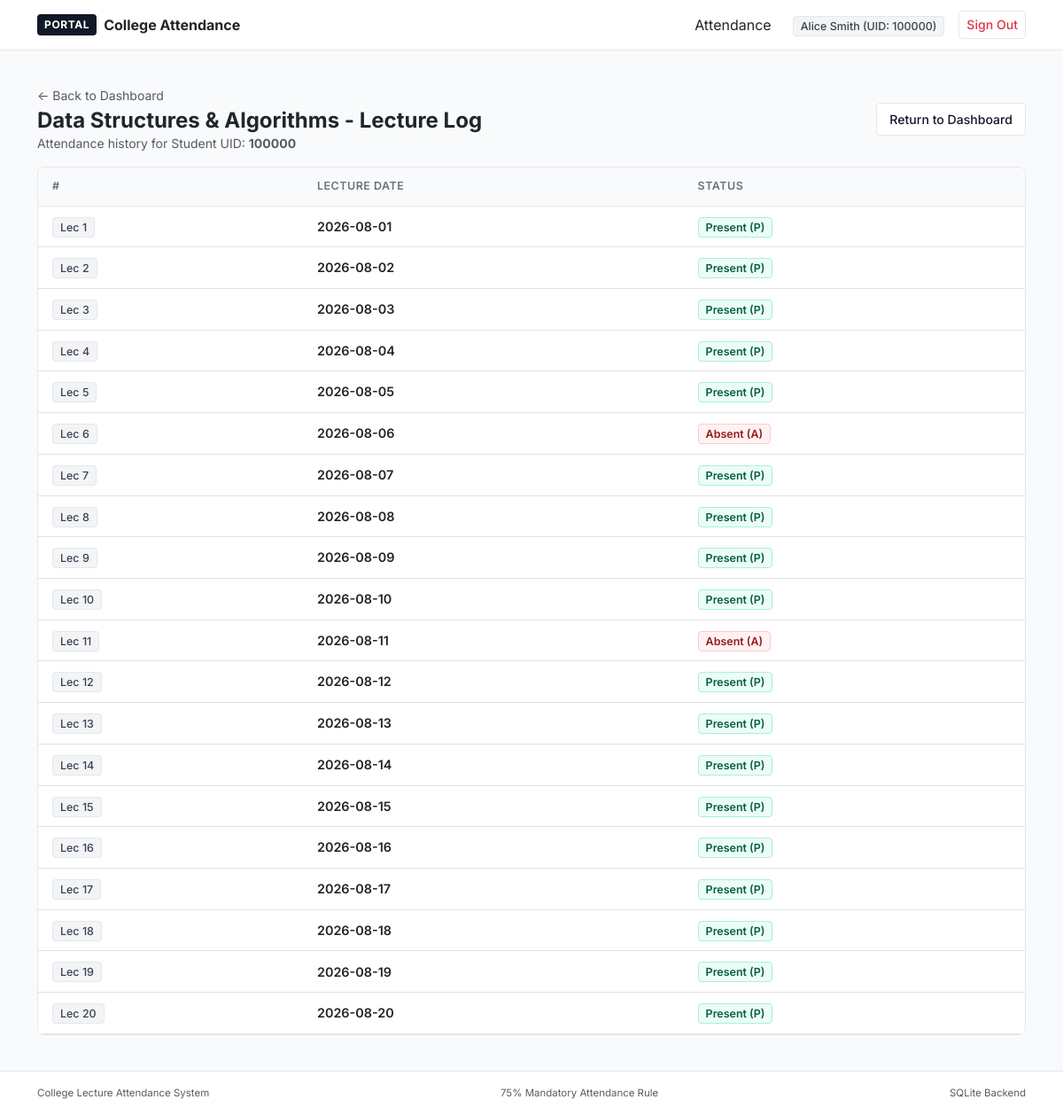
Page /student/subjects/1/history (signed in) on the committed database.
### tables this page shows
CREATE TABLE subjects (
        subject_id INTEGER PRIMARY KEY AUTOINCREMENT,
        subject_name TEXT NOT NULL,
        dept_code TEXT NOT NULL,
        assigned_teacher_id INTEGER,
        total_planned_lectures INTEGER DEFAULT 40,
        FOREIGN KEY (dept_code) REFERENCES departments (dept_code) ON DELETE CASCADE,
        FOREIGN KEY (assigned_teacher_id) REFERENCES faculty (faculty_id) ON DELETE SET NULL
    );

CREATE TABLE attendance (
        record_id INTEGER PRIMARY KEY AUTOINCREMENT,
        student_uid INTEGER NOT NULL,
        subject_id INTEGER NOT NULL,
        date TEXT NOT NULL,
        status TEXT CHECK(status IN ('P', 'A')) NOT NULL,
        FOREIGN KEY (student_uid) REFERENCES students (uid) ON DELETE CASCADE,
        FOREIGN KEY (subject_id) REFERENCES subjects (subject_id) ON DELETE CASCADE,
        UNIQUE (student_uid, subject_id, date)
    );

### website/app.py (the view)
@app.route('/student/subjects/<int:subject_id>/history')
@student_required
def student_subject_history(subject_id):
    uid = session.get('user_id')
    conn = get_connection()
    cursor = conn.cursor()
    cursor.execute("SELECT subject_name FROM subjects WHERE subject_id = ?", (subject_id,))
    row = cursor.fetchone()
    subject_name = row['subject_name'] if row else "Subject"
    history = student_service.get_student_subject_history(conn, uid, subject_id)
    conn.close()
    return render_template(
        'student/subject_history.html',
        student_uid=uid,
        subject_name=subject_name,
        history=history
    )

### database.py (called while the page is built)
def get_connection(db_path=DB_PATH):
    conn = sqlite3.connect(db_path)
    conn.row_factory = sqlite3.Row
    conn.execute("PRAGMA foreign_keys = ON;")
    return conn

### services/student_service.py (called while the page is built)
def get_student_subject_history(conn: sqlite3.Connection, student_uid: int, subject_id: int) -> List[Dict[str, Any]]:
    cursor = conn.cursor()
    cursor.execute(
        """
        SELECT a.date, a.status, s.subject_name
        FROM attendance a
        JOIN subjects s ON a.subject_id = s.subject_id
        WHERE a.student_uid = ? AND a.subject_id = ?
        ORDER BY a.date ASC
        """,
        (student_uid, subject_id)
    )
    return [dict(row) for row in cursor.fetchall()]

### website/app.py (called while the page is built)
def student_required(f):
    @wraps(f)
    def decorated_function(*args, **kwargs):
        if session.get('user_role') != 'student':
            flash("Please sign in with your 6-digit Student UID to access your dashboard.", "warning")
            return redirect(url_for('login'))
        return f(*args, **kwargs)
    return decorated_function

### website/templates/student/subject_history.html (shortened to what this page needs)
{% extends 'base.html' %}
{% block content %}
<div class="d-flex flex-column flex-md-row justify-content-between align-items-md-center gap-2 mb-3">
  <div>
    <div class="d-flex align-items-center gap-2 mb-1">
      <a href="{{ url_for('student_dashboard') }}" class="text-decoration-none text-muted small">&larr; Back to Dashboard</a>
    </div>
    <h4 class="fw-bold text-dark mb-0">{{ subject_name }} - Lecture Log</h4>
    <p class="text-muted small mb-0">Attendance history for Student UID: <strong>{{ student_uid }}</strong></p>
  </div>
  <a href="{{ url_for('student_dashboard') }}" class="btn btn-sm btn-light-min">
    Return to Dashboard
  </a>
</div>
<div class="card card-white p-0 overflow-hidden mb-3">
  <div class="table-responsive">
    <table class="table table-minimal align-middle">
      <thead>
        <tr>
          <th>#</th>
          <th>Lecture Date</th>
          <th>Status</th>
        </tr>
      </thead>
      <tbody>
        {% for record in history %}
          <tr>
            <td><span class="badge-neutral">Lec {{ loop.index }}</span></td>
            <td class="fw-semibold text-dark">{{ record.date }}</td>
            <td>
              {% if record.status == 'P' %}
                <span class="badge-safe">Present (P)</span>
              {% else %}
                <span class="badge-danger-min">Absent (A)</span>
              {% endif %}
            </td>
          </tr>
        {% else %}
          <tr><td colspan="3" class="text-center py-3 text-muted">No attendance records found for this subject.</td></tr>
        {% endfor %}
      </tbody>
    </table>
  </div>
</div>
{% endblock %}

### website/static/css/style.css (style rules this page uses)
:root { --bg-body: #ffffff; --bg-surface: #ffffff; --bg-subtle: #f9fafb; --bg-muted: #f3f4f6; --border-subtle: #f3f4f6; --border-default: #e5e7eb; --border-dark: #d1d5db; --text-primary: #111827; --text-secondary: #4b5563; --text-muted: #6b7280; --text-light: #9ca3af; --brand-black: #111827; --brand-dark: #1f2937; --status-safe-bg: #ecfdf5; --status-safe-text: #065f46; --status-safe-border: #a7f3d0; --status-warn-bg: #fef2f2; --status-warn-text: #991b1b; --status-warn-border: #fecaca; --status-neutral-bg: #f3f4f6; --status-neutral-text: #374151; --status-neutral-border: #e5e7eb; --radius-sm: 4px; --radius-md: 8px; --radius-lg: 12px; }
body { font-family: 'Inter', -apple-system, BlinkMacSystemFont, "Segoe UI", Roboto, sans-serif; background-color: var(--bg-subtle); color: var(--text-primary); min-height: 100vh; display: flex; flex-direction: column; -webkit-font-smoothing: antialiased; }
.card-white { background-color: var(--bg-surface); border: 1px solid var(--border-default); border-radius: var(--radius-md); }
.table-minimal { width: 100%; margin-bottom: 0; background-color: #ffffff; }
.table-minimal th { background-color: var(--bg-subtle); color: var(--text-muted); font-size: 0.78rem; font-weight: 600; text-transform: uppercase; letter-spacing: 0.04em; padding: 12px 16px; border-bottom: 1px solid var(--border-default); border-top: none; }
.table-minimal td { padding: 12px 16px; vertical-align: middle; border-top: 1px solid var(--border-subtle); color: var(--text-primary); font-size: 0.9rem; }
.badge-safe { background-color: var(--status-safe-bg); color: var(--status-safe-text); border: 1px solid var(--status-safe-border); font-weight: 600; font-size: 0.78rem; padding: 3px 8px; border-radius: 4px; }
.badge-danger-min { background-color: var(--status-warn-bg); color: var(--status-warn-text); border: 1px solid var(--status-warn-border); font-weight: 600; font-size: 0.78rem; padding: 3px 8px; border-radius: 4px; }
.badge-neutral { background-color: var(--status-neutral-bg); color: var(--status-neutral-text); border: 1px solid var(--status-neutral-border); font-weight: 500; font-size: 0.78rem; padding: 3px 8px; border-radius: 4px; }
.btn-light-min { background-color: #ffffff; color: var(--text-primary); border: 1px solid var(--border-default); font-size: 0.88rem; font-weight: 500; padding: 7px 14px; border-radius: var(--radius-sm); }

### rows in the picture
subjects: subject_name "Data Structures & Algorithms"
attendance: date "2026-08-01", status "Present (P)"
attendance: date "2026-08-02", status "Present (P)"
attendance: date "2026-08-03", status "Present (P)"
attendance: date "2026-08-04", status "Present (P)"
attendance: date "2026-08-05", status "Present (P)"
attendance: date "2026-08-06", status "Absent (A)"
attendance: date "2026-08-07", status "Present (P)"
attendance: date "2026-08-08", status "Present (P)"
attendance: date "2026-08-09", status "Present (P)"
attendance: date "2026-08-10", status "Present (P)"
attendance: date "2026-08-11", status "Absent (A)"
attendance: date "2026-08-12", status "Present (P)"
attendance: date "2026-08-13", status "Present (P)"
attendance: date "2026-08-14", status "Present (P)"
attendance: date "2026-08-15", status "Present (P)"
attendance: date "2026-08-16", status "Present (P)"
attendance: date "2026-08-17", status "Present (P)"
attendance: date "2026-08-18", status "Present (P)"
attendance: date "2026-08-19", status "Present (P)"
attendance: date "2026-08-20", status "Present (P)"

### other values in the picture
{{ session.get('user_name') }} "Alice Smith"
{{ session.get('user_id') }} "100000"
{{ student_uid }} "100000"
